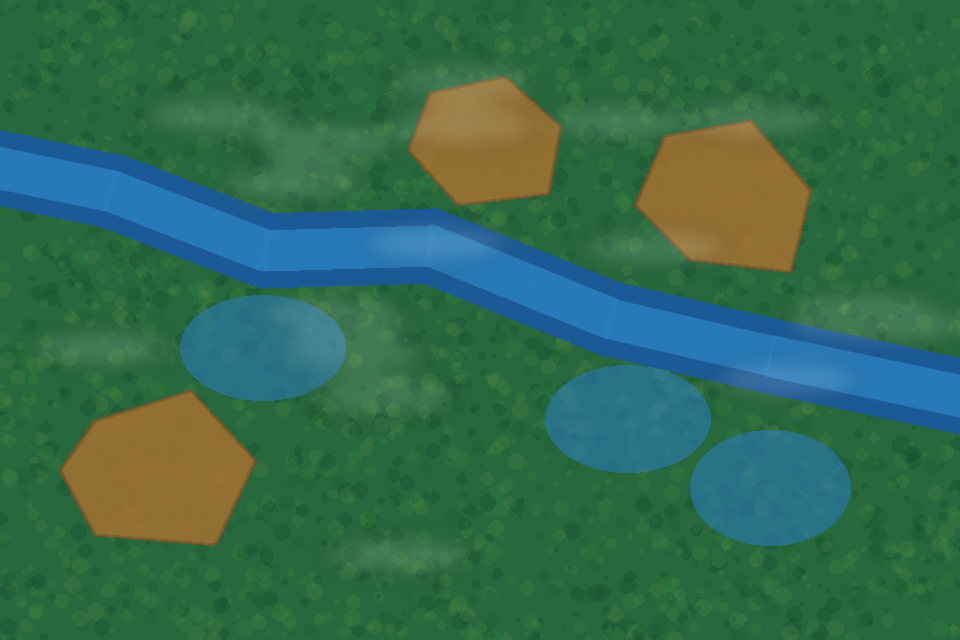
#> input picture data/sample_images/cena_surucucu_orbital.png, 960 x 640 px
$ python -i image_analysis.py   (imports and definitions only)
#> lines starting #> are read from the running program, lines starting #| are printed output that depends on the picture; after the words box and inside, x2 and y2 are one past the last pixel; in counts of white or black regions, pixels touching at a corner belong together
from __future__ import annotations

from dataclasses import dataclass
from pathlib import Path

import cv2
import numpy as np


@dataclass(frozen=True)
class OrbitalImageAnalysis:
    water_percent: float
    vegetation_percent: float
    exposed_soil_percent: float
    affected_area_percent: float
    environmental_risk: float
    segmentation_confidence: float
    analysis_method: str
    processed_image_rgb: np.ndarray
    mask_image_rgb: np.ndarray

    def as_dict(self) -> dict[str, float]:
        return {
            "water_percent": self.water_percent,
            "vegetation_percent": self.vegetation_percent,
            "exposed_soil_percent": self.exposed_soil_percent,
            "affected_area_percent": self.affected_area_percent,
            "environmental_risk": self.environmental_risk,
            "segmentation_confidence": self.segmentation_confidence,
        }


def load_image_from_bytes(image_bytes: bytes) -> np.ndarray:
    buffer = np.frombuffer(image_bytes, dtype=np.uint8)
    image = cv2.imdecode(buffer, cv2.IMREAD_COLOR)
    if image is None:
        raise ValueError("Imagem orbital inválida ou em formato não suportado.")
    return image


def load_image_from_file(path: str | Path) -> np.ndarray:
    image = cv2.imread(str(path), cv2.IMREAD_COLOR)
    if image is None:
        raise ValueError(f"Não foi possível ler a imagem orbital: {path}")
    return image


def analyze_image_file(path: str | Path) -> OrbitalImageAnalysis:
    return analyze_image_array(load_image_from_file(path))
#> in load_image_from_file, image is the input picture: shape (640, 960, 3); mean B, G, R 78.9, 107.4, 50.9


def analyze_image_array(image_bgr: np.ndarray) -> OrbitalImageAnalysis:
    if image_bgr is None or image_bgr.size == 0:
        raise ValueError("Imagem orbital vazia.")

    resized = _fit_image(image_bgr)
#> in _fit_image, `height, width = image_bgr.shape[:2]`: height = 640; width = 960
#> in _fit_image, `scale = min(1.0, max_side / max(height, width))`: scale = 1
    hsv = cv2.cvtColor(resized, cv2.COLOR_BGR2HSV)

    hsv_water_mask = _clean_mask(
        cv2.inRange(hsv, np.array([85, 35, 25]), np.array([135, 255, 235]))
    )
    hsv_vegetation_mask = _clean_mask(
        cv2.inRange(hsv, np.array([35, 30, 25]), np.array([90, 255, 245]))
    )
    hsv_soil_mask = _clean_mask(
        cv2.inRange(hsv, np.array([5, 35, 45]), np.array([32, 255, 245]))
    )
    cluster_masks = _cluster_semantic_masks(resized)

    water_mask = _clean_mask(cv2.bitwise_or(hsv_water_mask, cluster_masks.water))
    vegetation_mask = _clean_mask(cv2.bitwise_or(hsv_vegetation_mask, cluster_masks.vegetation))
    soil_mask = _clean_mask(cv2.bitwise_or(hsv_soil_mask, cluster_masks.soil))

    water_percent = _mask_percent(water_mask)
    vegetation_percent = _mask_percent(vegetation_mask)
    exposed_soil_percent = _mask_percent(soil_mask)
    segmentation_confidence = _segmentation_confidence(water_mask, vegetation_mask, soil_mask)

    low_vegetation_pressure = max(0.0, 55.0 - vegetation_percent)
    affected_area_percent = _round_score(
        water_percent * 1.20 + exposed_soil_percent * 0.65 + low_vegetation_pressure * 0.20
    )
    environmental_risk = _round_score(
        water_percent * 1.35 + exposed_soil_percent * 0.85 + low_vegetation_pressure * 0.35
    )

    mask_rgb = _build_mask_image(water_mask, vegetation_mask, soil_mask)
    processed_rgb = _blend_overlay(resized, mask_rgb)

    return OrbitalImageAnalysis(
        water_percent=water_percent,
        vegetation_percent=vegetation_percent,
        exposed_soil_percent=exposed_soil_percent,
        affected_area_percent=affected_area_percent,
        environmental_risk=environmental_risk,
        segmentation_confidence=segmentation_confidence,
        analysis_method="HSV + k-means não supervisionado",
        processed_image_rgb=processed_rgb,
        mask_image_rgb=mask_rgb,
    )


def save_processed_image(analysis: OrbitalImageAnalysis, output_path: str | Path) -> Path:
    output = Path(output_path)
    output.parent.mkdir(parents=True, exist_ok=True)
    cv2.imwrite(str(output), cv2.cvtColor(analysis.processed_image_rgb, cv2.COLOR_RGB2BGR))
    return output


def _fit_image(image_bgr: np.ndarray, max_side: int = 960) -> np.ndarray:
    height, width = image_bgr.shape[:2]
    scale = min(1.0, max_side / max(height, width))
    if scale == 1.0:
        return image_bgr.copy()
    return cv2.resize(image_bgr, (int(width * scale), int(height * scale)), interpolation=cv2.INTER_AREA)


def _clean_mask(mask: np.ndarray) -> np.ndarray:
    kernel = np.ones((5, 5), np.uint8)
    opened = cv2.morphologyEx(mask, cv2.MORPH_OPEN, kernel)
    return cv2.morphologyEx(opened, cv2.MORPH_CLOSE, kernel)


def _mask_percent(mask: np.ndarray) -> float:
    return round(float(np.count_nonzero(mask)) / float(mask.size) * 100.0, 1)


def _round_score(value: float) -> float:
    return round(max(0.0, min(100.0, float(value))), 1)


@dataclass(frozen=True)
class _SemanticMasks:
    water: np.ndarray
    vegetation: np.ndarray
    soil: np.ndarray


def _cluster_semantic_masks(image_bgr: np.ndarray, max_side: int = 220) -> _SemanticMasks:
    small = _fit_image(image_bgr, max_side=max_side)
    pixels = small.reshape((-1, 3)).astype(np.float32)
    unique_colors = np.unique(pixels.astype(np.uint8), axis=0)
    cluster_count = max(1, min(5, len(unique_colors)))

    if cluster_count == 1:
        labels = np.zeros((small.shape[0] * small.shape[1], 1), dtype=np.int32)
        centers = unique_colors.astype(np.float32)
    else:
        criteria = (cv2.TERM_CRITERIA_EPS + cv2.TERM_CRITERIA_MAX_ITER, 24, 0.8)
        cv2.setRNGSeed(42)
        _, labels, centers = cv2.kmeans(
            pixels,
            cluster_count,
            None,
            criteria,
            3,
            cv2.KMEANS_PP_CENTERS,
        )

    centers_bgr = centers.astype(np.uint8).reshape(1, cluster_count, 3)
    centers_hsv = cv2.cvtColor(centers_bgr, cv2.COLOR_BGR2HSV)[0]
    labels_image = labels.reshape(small.shape[:2])

    water = np.zeros(small.shape[:2], dtype=np.uint8)
    vegetation = np.zeros(small.shape[:2], dtype=np.uint8)
    soil = np.zeros(small.shape[:2], dtype=np.uint8)

    for cluster_id, hsv_center in enumerate(centers_hsv):
        b, g, r = [float(channel) for channel in centers_bgr[0, cluster_id]]
        h, s, v = [float(channel) for channel in hsv_center]
        mask = labels_image == cluster_id

        if _looks_like_water(h, s, v, b, g, r):
            water[mask] = 255
        elif _looks_like_vegetation(h, s, v, b, g, r):
            vegetation[mask] = 255
        elif _looks_like_soil(h, s, v, b, g, r):
            soil[mask] = 255

    target_size = (image_bgr.shape[1], image_bgr.shape[0])
    return _SemanticMasks(
        water=cv2.resize(water, target_size, interpolation=cv2.INTER_NEAREST),
        vegetation=cv2.resize(vegetation, target_size, interpolation=cv2.INTER_NEAREST),
        soil=cv2.resize(soil, target_size, interpolation=cv2.INTER_NEAREST),
    )


def _looks_like_water(h: float, s: float, v: float, b: float, g: float, r: float) -> bool:
    hue_signal = 82 <= h <= 140 and s >= 25 and v >= 20
    channel_signal = b > g * 1.08 and b > r * 1.25
    return hue_signal or channel_signal


def _looks_like_vegetation(h: float, s: float, v: float, b: float, g: float, r: float) -> bool:
    hue_signal = 32 <= h <= 95 and s >= 25 and v >= 20
    channel_signal = g >= r * 1.08 and g >= b * 0.88
    return hue_signal or channel_signal


def _looks_like_soil(h: float, s: float, v: float, b: float, g: float, r: float) -> bool:
    hue_signal = 4 <= h <= 35 and s >= 25 and v >= 35
    channel_signal = r >= b * 1.08 and g >= b * 0.75 and s >= 20
    return hue_signal or channel_signal


def _segmentation_confidence(
    water_mask: np.ndarray,
    vegetation_mask: np.ndarray,
    soil_mask: np.ndarray,
) -> float:
    classified = np.any(
        np.stack([water_mask > 0, vegetation_mask > 0, soil_mask > 0], axis=2),
        axis=2,
    )
    coverage = float(np.count_nonzero(classified)) / float(classified.size) * 100.0
    return _round_score(coverage)


def _build_mask_image(water_mask: np.ndarray, vegetation_mask: np.ndarray, soil_mask: np.ndarray) -> np.ndarray:
    mask_rgb = np.zeros((*water_mask.shape, 3), dtype=np.uint8)
    mask_rgb[vegetation_mask > 0] = (46, 125, 50)
    mask_rgb[soil_mask > 0] = (191, 126, 41)
    mask_rgb[water_mask > 0] = (30, 104, 210)
    return mask_rgb


def _blend_overlay(image_bgr: np.ndarray, mask_rgb: np.ndarray) -> np.ndarray:
    image_rgb = cv2.cvtColor(image_bgr, cv2.COLOR_BGR2RGB)
    colored_pixels = np.any(mask_rgb > 0, axis=2)
    overlay = image_rgb.copy()
    overlay[colored_pixels] = cv2.addWeighted(
        image_rgb[colored_pixels],
        0.48,
        mask_rgb[colored_pixels],
        0.52,
        0,
    )
    return overlay

>>> result = analyze_image_file('../../data/sample_images/cena_surucucu_orbital.png')
#> in analyze_image_array, `hsv = cv2.cvtColor(resized, cv2.COLOR_BGR2HSV)`: hsv: shape (640, 960, 3); mean H, S, V 70.8, 161.4, 119
#> in _clean_mask, `opened = cv2.morphologyEx(mask, cv2.MORPH_OPEN, kernel)`: opened: shape (640, 960); 19.1% white; 3 white regions, box (x1, y1, x2, y2) and area: (0, 131, 960, 473) 88780, (690, 430, 851, 546) 14660, (180, 295, 346, 401) 13808
#> in _clean_mask, `opened = cv2.morphologyEx(mask, cv2.MORPH_OPEN, kernel)`: mask: shape (640, 960); 19.1% white; 3 white regions, box (x1, y1, x2, y2) and area: (0, 130, 960, 473) 88783, (690, 430, 851, 546) 14660, (180, 295, 346, 401) 13808
#> in _clean_mask, `return cv2.morphologyEx(opened, cv2.MORPH_CLOSE, kernel)`: returned value: shape (640, 960); 19.1% white; 3 white regions, box (x1, y1, x2, y2) and area: (0, 131, 960, 473) 88894, (690, 430, 851, 546) 14660, (180, 295, 346, 401) 13808
#> in _clean_mask (call 2), `opened = cv2.morphologyEx(mask, cv2.MORPH_OPEN, kernel)`: opened: shape (640, 960); 71.9% white; 6 black regions, box (x1, y1, x2, y2) and area: (0, 130, 960, 473) 88895, (59, 390, 257, 546) 21257, (634, 120, 811, 273) 19188, (690, 430, 851, 546) 14660, (407, 76, 562, 206) 14590, (180, 295, 346, 401) 13806
#> in _clean_mask (call 2), `opened = cv2.morphologyEx(mask, cv2.MORPH_OPEN, kernel)`: mask: shape (640, 960); 72% white; 6 black regions, box (x1, y1, x2, y2) and area: (0, 130, 960, 473) 88781, (59, 390, 257, 546) 21257, (634, 120, 811, 273) 19188, (690, 430, 851, 546) 14660, (407, 76, 562, 206) 14586, (180, 295, 346, 401) 13806
#> in _clean_mask (call 2), `return cv2.morphologyEx(opened, cv2.MORPH_CLOSE, kernel)`: returned value: shape (640, 960); 71.9% white; 6 black regions, box (x1, y1, x2, y2) and area: (0, 131, 960, 473) 88892, (61, 391, 256, 545) 21246, (635, 121, 811, 272) 19183, (690, 430, 851, 546) 14660, (408, 77, 561, 205) 14582, (180, 295, 346, 401) 13806
#> in _clean_mask (call 3), `opened = cv2.morphologyEx(mask, cv2.MORPH_OPEN, kernel)`:
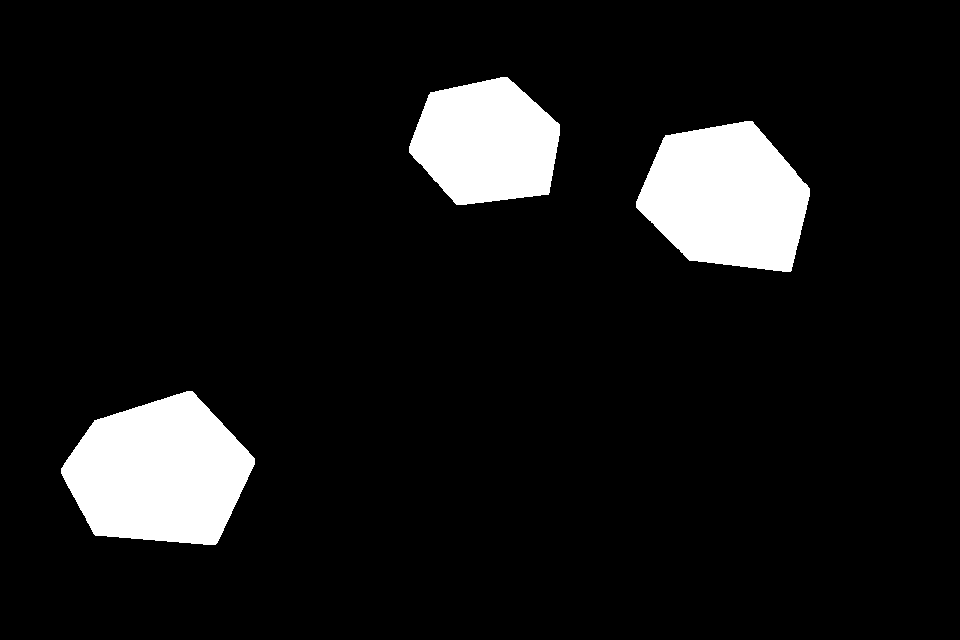
#> opened: shape (640, 960); 8.9% white; 3 white regions, box (x1, y1, x2, y2) and area: (61, 391, 255, 545) 21151, (636, 121, 810, 272) 19056, (409, 77, 560, 205) 14469
#> in _clean_mask (call 3), `opened = cv2.morphologyEx(mask, cv2.MORPH_OPEN, kernel)`: mask: shape (640, 960); 8.9% white; 3 white regions, box (x1, y1, x2, y2) and area: (60, 390, 256, 546) 21161, (635, 120, 811, 273) 19066, (408, 76, 561, 206) 14481
#> in _cluster_semantic_masks, `cluster_count = max(1, min(5, len(unique_colors)))`: cluster_count = 5
#> in _cluster_semantic_masks, `_, labels, centers = cv2.kmeans( pixels, cluster_count, None, criteria..`: centers = [[75.89, 117, 60.42], [182.6, 121.2, 41.72], [60.03, 104.3, 40.05], [52.56, 111.9, 144.9], [139.8, 105.7, 37.36]]
#> in _cluster_semantic_masks, `centers_bgr = centers.astype(np.uint8).reshape(1, cluster_count, 3)`: centers_bgr = [[75, 116, 60], [182, 121, 41], [60, 104, 40], [52, 111, 144], [139, 105, 37]]
#> in _cluster_semantic_masks, `centers_hsv = cv2.cvtColor(centers_bgr, cv2.COLOR_BGR2HSV)[0]`: centers_hsv = [[68, 123, 116], [103, 198, 182], [69, 157, 104], [19, 163, 144], [100, 187, 139]]
#> in _cluster_semantic_masks, `labels_image = labels.reshape(small.shape[:2])`:
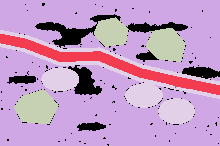
#> labels_image: shape (146, 220) int32; 5 distinct labels, from 0 to 4; one colour per label, 0 black
#> the loop in _cluster_semantic_masks, `for cluster_id, hsv_center in enumerate(centers_hsv):` made 5 passes
#> (b, g, r, h, s, v) on passes 1 to 5: (75, 116, 60, 68, 123, 116), (182, 121, 41, 103, 198, 182), (60, 104, 40, 69, 157, 104), (52, 111, 144, 19, 163, 144), (139, 105, 37, 100, 187, 139)
#> pass 1, in _cluster_semantic_masks, `mask = labels_image == cluster_id`:
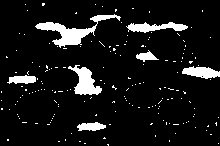
#> mask: shape (146, 220) bool; 8.9% white; 176 white regions (169 under 20 px), largest, box (x1, y1, x2, y2) and area: (35, 14, 121, 48) 803, (68, 65, 102, 95) 507, (126, 22, 188, 33) 374
#> after the loop in _cluster_semantic_masks, `for cluster_id, hsv_center in enumerate(centers_hsv):`: soil: shape (146, 220); 8.9% white; 3 white regions, box (x1, y1, x2, y2) and area: (14, 89, 59, 124) 1098, (146, 28, 186, 62) 992, (94, 17, 129, 47) 754
#> after the loop in _cluster_semantic_masks, `for cluster_id, hsv_center in enumerate(centers_hsv):`:
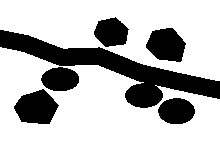
#> vegetation: shape (146, 220); 72.1% white; 6 black regions, box (x1, y1, x2, y2) and area: (0, 30, 220, 108) 4660, (14, 89, 59, 124) 1098, (146, 28, 186, 62) 992, (158, 98, 195, 124) 755, (94, 17, 129, 47) 754, (41, 67, 79, 91) 713
#> after the loop in _cluster_semantic_masks, `for cluster_id, hsv_center in enumerate(centers_hsv):`:
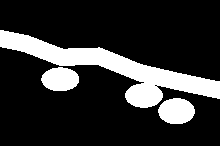
#> water: shape (146, 220); 19.1% white; 3 white regions, box (x1, y1, x2, y2) and area: (0, 30, 220, 108) 4660, (158, 98, 195, 124) 755, (41, 67, 79, 91) 713
#> in _clean_mask (call 4), `opened = cv2.morphologyEx(mask, cv2.MORPH_OPEN, kernel)`: opened: shape (640, 960); 19.4% white; 3 white regions, box (x1, y1, x2, y2) and area: (0, 131, 960, 474) 90358, (690, 430, 851, 546) 14802, (179, 294, 346, 401) 13972
#> in _clean_mask (call 4), `return cv2.morphologyEx(opened, cv2.MORPH_CLOSE, kernel)`: returned value: shape (640, 960); 19.4% white; 2 white regions, box (x1, y1, x2, y2) and area: (0, 131, 960, 474) 104438, (690, 430, 851, 546) 14802
#> in _clean_mask (call 5), `opened = cv2.morphologyEx(mask, cv2.MORPH_OPEN, kernel)`: opened: shape (640, 960); 72.4% white; 6 black regions, box (x1, y1, x2, y2) and area: (0, 132, 960, 473) 87705, (62, 391, 256, 544) 20813, (638, 123, 811, 272) 18788, (690, 430, 851, 544) 14329, (411, 77, 561, 205) 14230, (180, 295, 345, 399) 13427
#> in _clean_mask (call 5), `return cv2.morphologyEx(opened, cv2.MORPH_CLOSE, kernel)`: returned value: shape (640, 960); 72.4% white; 6 black regions, box (x1, y1, x2, y2) and area: (0, 132, 960, 473) 87705, (62, 391, 254, 544) 20806, (638, 123, 811, 272) 18788, (690, 430, 851, 544) 14329, (411, 77, 559, 205) 14222, (180, 295, 345, 399) 13427
#> in _clean_mask (call 6), `opened = cv2.morphologyEx(mask, cv2.MORPH_OPEN, kernel)`:
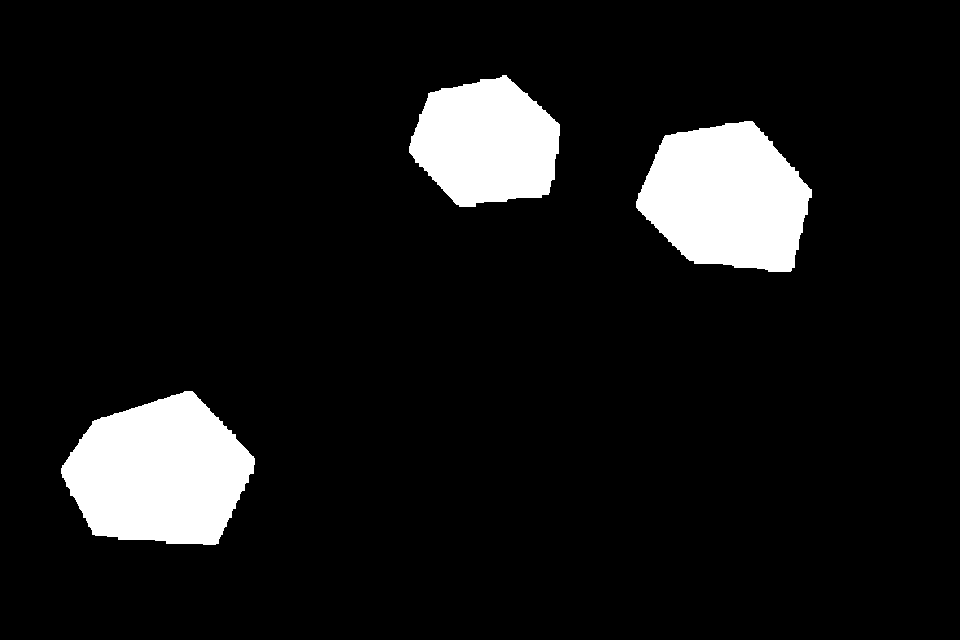
#> opened: shape (640, 960); 9% white; 3 white regions, box (x1, y1, x2, y2) and area: (61, 391, 255, 545) 21375, (636, 121, 812, 272) 19304, (409, 75, 560, 207) 14720
#> in _clean_mask (call 6), `opened = cv2.morphologyEx(mask, cv2.MORPH_OPEN, kernel)`: mask: shape (640, 960); 9% white; 3 white regions, box (x1, y1, x2, y2) and area: (61, 391, 258, 545) 21387, (636, 121, 812, 272) 19304, (409, 75, 563, 207) 14732
#> in analyze_image_array, `water_percent = _mask_percent(water_mask)`: water_percent = 19.4
#> in analyze_image_array, `vegetation_percent = _mask_percent(vegetation_mask)`: vegetation_percent = 72.4
#> in analyze_image_array, `exposed_soil_percent = _mask_percent(soil_mask)`: exposed_soil_percent = 9
#> in _segmentation_confidence, `classified = np.any( np.stack([water_mask > 0, vegetation_mask > 0, so..`: classified: shape (640, 960) bool; every value is 1
#> in _segmentation_confidence, `coverage = float(np.count_nonzero(classified)) / float(classified.size..`: coverage = 100
#> in analyze_image_array, `low_vegetation_pressure = max(0.0, 55.0 - vegetation_percent)`: low_vegetation_pressure = 0
#> in analyze_image_array, `affected_area_percent = _round_score( water_percent * 1.20 + exposed_s..`: affected_area_percent = 29.1
#> in analyze_image_array, `environmental_risk = _round_score( water_percent * 1.35 + exposed_soil..`: environmental_risk = 33.8
#> in _blend_overlay, `overlay[colored_pixels] = cv2.addWeighted( image_rgb[colored_pixels], ..`:
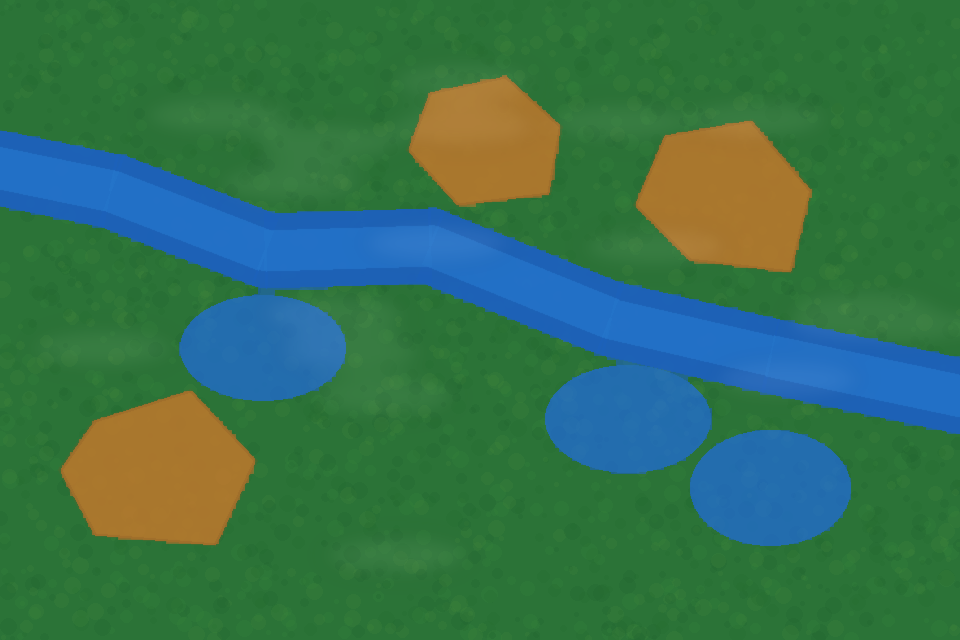
#> overlay: shape (640, 960, 3); mean R, G, B 53.7, 114.5, 79.7
